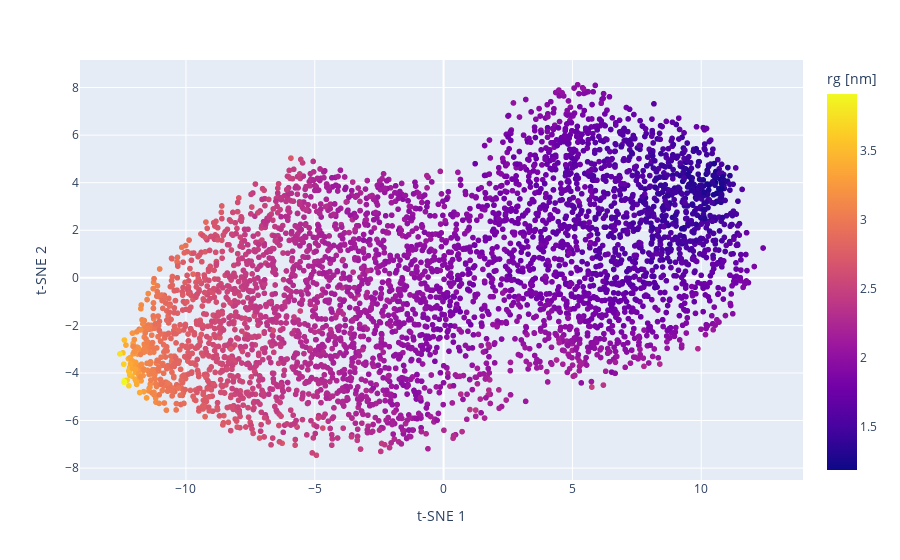

Here is the notebook cell this chart was saved with:
### Markdown cell above
### Third step: Visualization of conformations on the reduced 2D dimension based on the selected feature  

This analysis does not reveal clear differences among the five ensembles in terms of **intra-atomic Cα–Cα distances**.

### Code cell
import matplotlib.pyplot as plt
plt.style.use('seaborn-white') # Set the style for the plots


ax = vis.dimensionality_reduction_scatter(color_by='rg', kde_by_ensemble=True, size=30,n_components=2, plotly=True, cmap_label='viridis')

for a in ax.flat:
    a.tick_params(labelsize=14)
    a.set_title(a.get_title(), fontsize=16)
    
fig = plt.gcf()  # get current figure
legend = fig.legends[0]  # assumes one figure-level legend
for text in legend.get_texts():
    text.set_fontsize(14)
legend.set_title(legend.get_title().get_text(), prop={'size': 15})

### Figure 1 — Plotly figure (JSON) as saved in the notebook; plotly's stock layout.template omitted (floating-point values rounded to 4 significant figures; data arrays with more than 128 entries replaced by an {"elided": "..."} marker saying what was removed)
{"data": [{"customdata": {"elided": "4576x1 str values"}, "hovertemplate": "t-SNE 1=%{x}<br>t-SNE 2=%{y}<br>index=%{customdata[0]}<br>color=%{marker.color}<extra></extra>", "legendgroup": "", "marker": {"color": {"elided": "4576 float values"}, "coloraxis": "coloraxis", "symbol": "circle"}, "mode": "markers", "name": "", "showlegend": false, "type": "scattergl", "x": {"elided": "4576 float values"}, "xaxis": "x", "y": {"elided": "4576 float values"}, "yaxis": "y"}], "layout": {"coloraxis": {"colorbar": {"title": {"text": "rg [nm]"}}, "colorscale": [[0, "#0d0887"], [0.1111, "#46039f"], [0.2222, "#7201a8"], [0.3333, "#9c179e"], [0.4444, "#bd3786"], [0.5556, "#d8576b"], [0.6667, "#ed7953"], [0.7778, "#fb9f3a"], [0.8889, "#fdca26"], [1, "#f0f921"]]}, "legend": {"tracegroupgap": 0}, "margin": {"t": 60}, "xaxis": {"anchor": "y", "domain": [0, 1], "title": {"text": "t-SNE 1"}}, "yaxis": {"anchor": "x", "domain": [0, 1], "title": {"text": "t-SNE 2"}}}}
